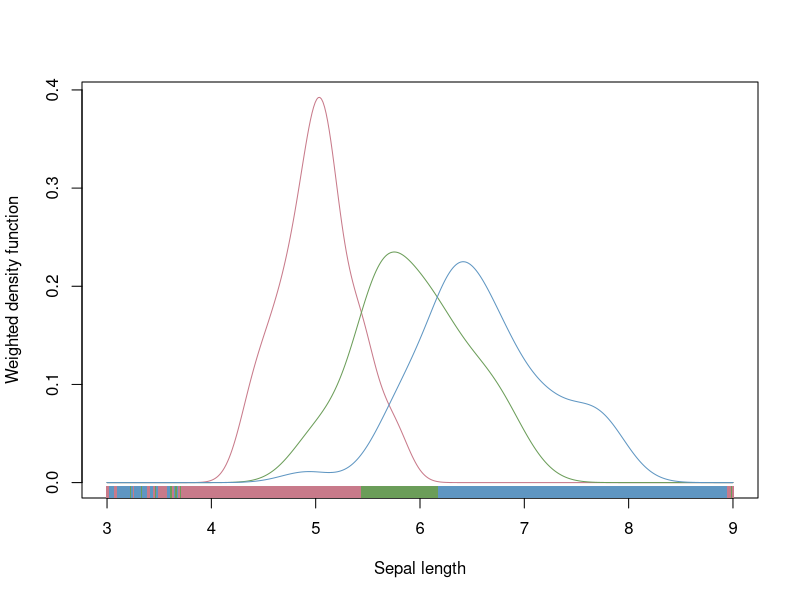
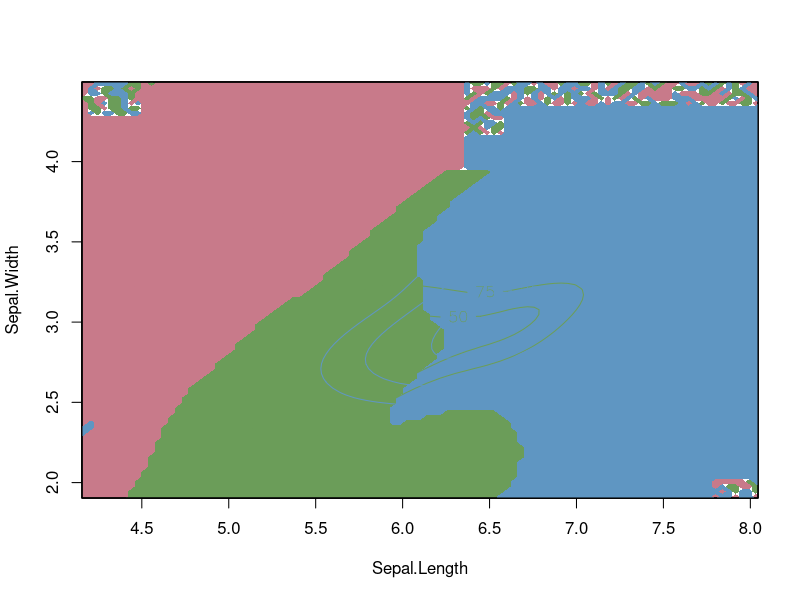

Source code (R) for these figures, in order: (Note: this script raises an error after producing the figures.)
library(ks)


### Name: plot.kda
### Title: Plot for kernel discriminant analysis
### Aliases: plot.kda
### Keywords: hplot

### ** Examples

library(MASS)
data(iris)

## univariate example
ir <- iris[,1]
ir.gr <- iris[,5]
kda.fhat <- kda(x=ir, x.group=ir.gr, xmin=3, xmax=9)
plot(kda.fhat, xlab="Sepal length")

## bivariate example
ir <- iris[,1:2]
ir.gr <- iris[,5]
kda.fhat <- kda(x=ir, x.group=ir.gr)
plot(kda.fhat)
## No test: 
## trivariate example
ir <- iris[,1:3]
ir.gr <- iris[,5]
kda.fhat <- kda(x=ir, x.group=ir.gr)
plot(kda.fhat, drawpoints=TRUE, col.pt=c(2,3,4))
   ## colour=species, transparency=density heights
## End(No test)
